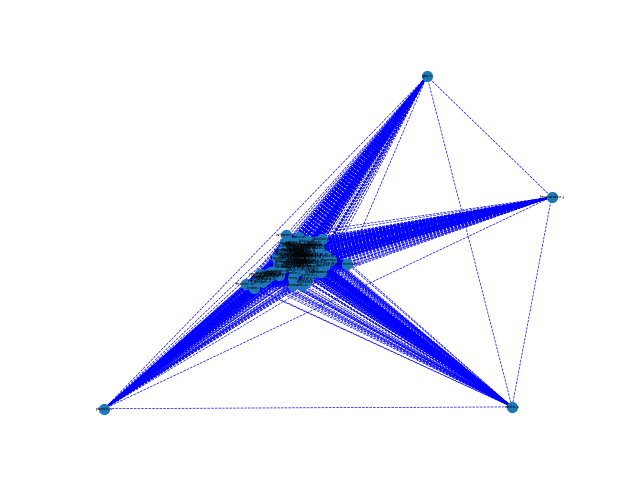

Python code for this plot:
from pathlib import Path
import os
import csv
import email
import pandas as pd
from mail_manager import mail_manager
from joblib import load, dump
import networkx as nx
import matplotlib.pyplot as plt
import numpy as np

from joblib import load

import random
import math

def get_mails(MAILDIR_PATH):
    """Return a list of Enron users with their mail at format:
    [
        [name, email]
        , [name, email]
        , [name, email]
    ]

    Args:
        MAILDIR_PATH (string): link to maildir folder

    Returns:
        array: array that contains name and email for each user
    """
    list_user_mail = []
    for path in MAILDIR_PATH.iterdir():
        for p in path.iterdir():
            if p.name == "sent" or p.name == "_sent_mail" or p.name == "sent_items":
                user_file = Path(p.as_posix() + '/' + os.listdir(p.absolute())[0])
                user_mail = email.message_from_string(
                    user_file.open().read()
                ).get('From')

                list_user_mail.append([
                    p.parent.name
                    , user_mail
                ])
                break

    # Utilisateur sans boite "sent"
    list_user_mail.append([
        "harris-s"
        , "[email redacted]"
    ])
    list_user_mail.append([
        "stokley-c"
        , "[email redacted]"
    ])

    list_user_mail.sort(key=get_name)
    return list_user_mail

def get_name(user_mail):
    """Used for automatic sort in get_mails()

    Args:
        user_mail (list): list that contains name and mail of a user

    Returns:
        string: name of the user sent in list
    """
    return user_mail[0]

def matrice(list_user_mail):
    list_user = []

    for user_mail in list_user_mail:
        list_user.append(user_mail[0])

    dict_user = {}
    for user in list_user:
        dict_user.update({user: [0]*len(list_user), })

    return pd.DataFrame(dict_user, index = list_user)

def get_files_by_name(maildir, name):
    list_mails = []

    for path in maildir.iterdir():
        if path.name == name:
            list_mails = mail_manager.get_files(path,list_mails)
            return list_mails

    raise Exception("Aucun dossier trouvé au nom de " + name)

def increment_dataframe(df_user, current_user, list_mail, list_user_mail):
    
    rand = hex(math.floor(random.random()*1000000000000000000))

    for mail in list_mail:
        recognized = False
        for user_mail in list_user_mail:
            if mail == user_mail[1]:
                df_user.loc[user_mail[0]][current_user] += 1
                # nbr mails que user_mail[0] a reçu de current_user
                recognized = True
                break
                
        # if not recognized:
        #     print(rand, " Mail non reconnu: " + mail)

def get_weight(maildir, df_user, list_user_mail):

    # print(df_user.iloc[0].name)

    for index in range(len(df_user)):
        current_user = df_user.iloc[index].name
        list_mails = get_files_by_name(
            maildir, 
            current_user
        )

        # for test purpose
        print("exploration des mails du user ", current_user)
        print("Le user ", current_user, " a ", len(list_mails), " mails")

        for mail in list_mails:
            message = email.message_from_file(mail.open())

            from_mail = message.get('From')
            to_mails = (message.get_all('To') if message.get_all('To') else []) + (message.get_all('cc') if message.get_all('cc') else [])

            # filter data from message object
            to_mails = split_mail(to_mails)
            to_mails = clean_mail(to_mails)

            for user_mail in list_user_mail:
                if user_mail[1] == from_mail and user_mail[0] == current_user:
                    increment_dataframe(df_user, current_user, to_mails, list_user_mail)
                    break

        # Sauvegarde du dataframe
        dump(df_user, 'df_user_poi.joblib')
        print(df_user.loc[:,current_user])
        print()

    return df_user

def split_mail(list_mail):
    splitted_list = []
    for mail in list_mail:
        for splitted_mail in mail.split(", "):
            splitted_list.append(splitted_mail)

    return splitted_list

def clean_mail(list_mail):
    return [mail.replace("\n\t", "") for mail in list_mail]

def social_network(df_weight):
    G_weighted = nx.Graph()

    limit = np.mean(df_weight.quantile(0.9999))
    print(limit)

    for sender in df_weight.columns:

        for receiver in df_weight.index:
            weight = df_weight.loc[receiver][sender]
            if weight <= limit:
                G_weighted.add_edge(sender,receiver, weight=weight)

    pos = nx.spring_layout(G_weighted)  # positions for all nodes

    elarge = [(u, v) for (u, v, d) in G_weighted.edges(data=True) if d["weight"] > limit*2]
    esmall = [(u, v) for (u, v, d) in G_weighted.edges(data=True) if d["weight"] <= limit*2]

    nx.draw_networkx_nodes(G_weighted, pos, node_size=50)
    nx.draw_networkx_edges(G_weighted, pos, edgelist=elarge, width=1)
    nx.draw_networkx_edges(
        G_weighted, pos, edgelist=esmall, width=0.5, edge_color="b", style="dashed"
    )
    nx.draw_networkx_labels(G_weighted, pos, font_size=3, font_family="sans-serif")

    plt.axis("off")
    # nx.draw_circular(G_weighted, with_labels=True)
    
    plt.savefig("social_network.png")
    plt.show()


if __name__ == '__main__':
    # maildir = Path("../maildir")
    # list_user_mail = get_mails(maildir)

    # df_user = matrice(list_user_mail)
    # df_weight = get_weight(maildir, df_user, list_user_mail)

    # print("Weight count finished")
    # print(df_weight)
    # social_network(df_weight)

    ################# Ou avec le fichier df_user_poi déjà généré #################
    
    df_weight = load('df_user_poi.joblib')
    social_network(df_weight)
    